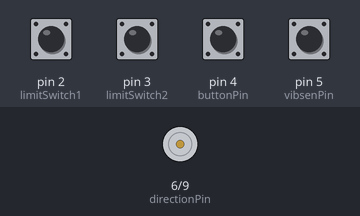
A sketch run on a simulated Arduino Uno, built with avr-gcc and run on an emulated ATmega328P. On the bench: direction and speed pins drawn as motors (green arrow = direction pin HIGH = forward, orange = LOW = backward, longer = more drive). Inputs (shaded band) come from the test bench; at power-on: pin 3 (limitSwitch2), pin 4 (buttonPin), pin 5 (vibsenPin) HIGH, pin 2 (limitSwitch1) LOW.

Above: at 1.2 s.
1.3 s: pin 4 (buttonPin) pulled LOW for 0.15 s
At 2.6 s:
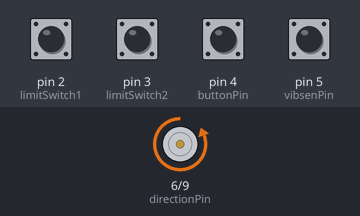
4.4 s: pin 2 (limitSwitch1) pulled HIGH for 0.15 s
At 4.9 s:
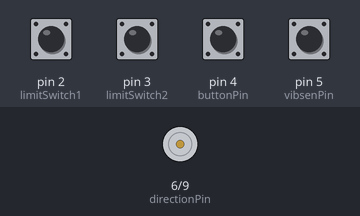
6.0 s: pin 4 (buttonPin) pulled LOW for 1 s
At 6.6 s:
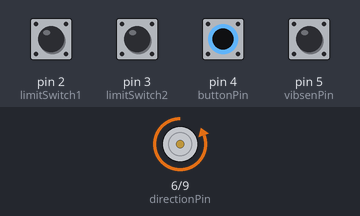
Timing chart, 0 to 12.5 s (numbered marks = the images above; inputs shaded):
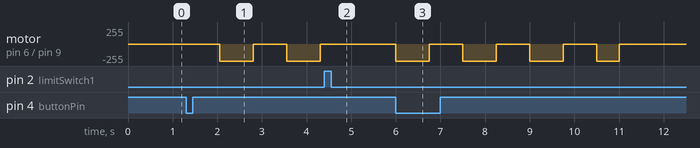

Measured:
- after the input at 1.3 s, motor on pin 6 (directionPin) / pin 9 (pwmPin): alternates backward 255/255 for 0.75 s and stopped for 0.75 s, starting after 0.75 s
- after the input at 4.4 s, motor on pin 6 (directionPin) / pin 9 (pwmPin): stays stopped (without the input it goes to backward 255/255 after 0.65 s)
- after the input at 6.0 s, motor on pin 6 (directionPin) / pin 9 (pwmPin): goes 3 × (backward 255/255 0.75 s, stopped 0.75 s), backward 255/255 0.50 s, then stopped, starting at once

The sketch:

MotorControl.ino
```cpp
// Pin Definitions
const int limitSwitch1 = 2;  // Interrupt pin for limit switch 1
const int limitSwitch2 = 3;  // Interrupt pin for limit switch 2
const int buttonPin = 4;     // Push button pin
const int vibsenPin = 5;     // Vibration sensor pin
const int directionPin = 6;  // Motor direction control pin
const int pwmPin = 9;        // Motor PWM control pin

// Variables
volatile bool limitSwitchTriggered = false;  // Flag for limit switch interrupt
bool limitSwitchTriggeredPrev = false;
bool motorRunning = false;       // Motor running state
bool motorDirection = true;      // true = forward, false = reverse
bool buttonPressed = false;      // Debounced button state
bool buttonPressedPrev = false;  // Debounced button state previous
bool vibsenTriggered = false;    // VibrationSensor state
bool endPos = false;
bool f_Stall = false;
bool f_TriggerStuck = false;
unsigned long lastDebounceTime = 0;  // Button debounce timer
unsigned long lastDebounceTimeFall = 0;  // Limit Switch Failing interupt debounce timer
unsigned long lastDebounceTimeRise = 0;  // Limit Switch Rising interupt debounce timer
unsigned long lastMotorTime = 0;         // Motor delay timer
const unsigned long debounceDelay = 50;  // Debounce delay in ms
const unsigned long motorDelay = 750;    // motor delay in ms
const unsigned long userTime = 1500;     // Time to detect user pushing instead of mechanical skipping
unsigned long lastLimitSwitch1TriggeredTime = 0;
unsigned long lastLimitSwitch2TriggeredTime = 0;
unsigned long lastLimitSwitch1LeftTime = 0;
unsigned long lastLimitSwitch2LeftTime = 0;
unsigned long motorRunningTime = 0;
int motorSpeed = 255;
void setup() {
  // Configure pins
  pinMode(limitSwitch1, INPUT);
  pinMode(limitSwitch2, INPUT);
  pinMode(buttonPin, INPUT);
  pinMode(vibsenPin, INPUT);
  pinMode(directionPin, OUTPUT);
  pinMode(pwmPin, OUTPUT);

  // Stop motor initially
  stopMotor();

  // Attach interrupts
  attachInterrupt(digitalPinToInterrupt(limitSwitch1), limitSwitch1Handler, CHANGE);
  attachInterrupt(digitalPinToInterrupt(limitSwitch2), limitSwitch2Handler, CHANGE);


  // Check for homing/ending position at the starting cycle only
  if (digitalRead(limitSwitch2) == LOW) {
    endPos = true;  // Detected that the tray is homed, edge case can happen
    runMotorReverse();
    motorRunning = true;
    motorDirection = !motorDirection;
    lastMotorTime = millis();
    while (lastMotorTime <= motorDelay) {
      lastMotorTime = millis();
    }
    // Direction of travel is not correct if any limit switch is still being LOW even after the motor is running
    if (digitalRead(limitSwitch2) == LOW) {
      stopMotor();  // Stop motor
      motorRunning = true;
      motorDirection = !motorDirection;  // Reverse direction for next run
      if (motorDirection) {
        runMotorForward();
      } else {
        runMotorReverse();
      }
    }
  }
  // The tray is in the middle of nowhere, start homing sequence
  else if ((digitalRead(limitSwitch1) == HIGH) && (digitalRead(limitSwitch2) == HIGH)) {
    runMotorReverse();
    motorRunning = true;
    motorDirection = !motorDirection;
  }
}

void loop() {

  // Handle button press
  if (((digitalRead(buttonPin) == LOW) && !f_TriggerStuck) && (millis() - lastDebounceTime) > debounceDelay) {
    lastDebounceTime = millis();
    buttonPressed = true;
    buttonPressedPrev = true;
  }
  if (digitalRead(buttonPin) == HIGH) {
    f_TriggerStuck = false;
    if(buttonPressed == true){
    buttonPressed = false;
    }
  }

  if (((digitalRead(vibsenPin) == LOW) && !f_TriggerStuck) && (millis() - lastDebounceTime) > debounceDelay) {
    lastDebounceTime = millis();
    vibsenTriggered = true;
    buttonPressedPrev = true;
  }
  if (digitalRead(vibsenPin) == LOW && motorRunning) {
    vibsenTriggered = false;
    f_TriggerStuck = false;
  }

  if ((buttonPressed || vibsenTriggered) && !f_TriggerStuck && !motorRunning) {
    buttonPressed = false;    // Reset button state
    vibsenTriggered = false;  // Reset vib sensor state
    // Start motor based on direction
    motorRunning = true;
    if (motorDirection) {
      runMotorForward();
    } else {
      runMotorReverse();
    }
    lastMotorTime = millis();
  }
  if (motorRunning) {
    if (millis() - lastMotorTime > motorDelay) {
      lastMotorTime = millis();
      // Direction of travel is not correct if any limit switch is still being LOW even after the motor is running
      if ((digitalRead(limitSwitch1) == LOW) || (digitalRead(limitSwitch2) == LOW)) {
        stopMotor();  // Stop motor
        motorRunning = true;
        motorDirection = !motorDirection;  // Reverse direction for next run
        if (motorDirection) {
          runMotorForward();
        } else {
          runMotorReverse();
        }
      }
    }
  }

  // Stop motor if limit switch is triggered
  if (limitSwitchTriggered) {
    // this logic included the debouncing, since the flag motorRunning would be FALSE after the first pulse
    if (motorRunning) {
      stopMotor();
      limitSwitchTriggered = false;      // Reset interrupt flag
      motorDirection = !motorDirection;  // Reverse direction for next run
      limitSwitchTriggeredPrev = true;
    }
  }

  if (motorRunning) {
    if (millis() - motorRunningTime > 5000) {
      stopMotor();
      motorRunningTime = millis();
      motorDirection = !motorDirection;  // Reverse direction for next run
      f_Stall = true;
    }
  }
  else {
    motorRunningTime = millis();
    f_Stall = false;
  }
}

// Interrupt handler for limit switch 1
void limitSwitch1Handler() {
  // Handle LOW edge: Limit Switch triggered
  if (digitalRead(limitSwitch1) == LOW && ((millis() - lastDebounceTimeFall) > debounceDelay)) {
    lastDebounceTimeFall = millis();
    limitSwitchTriggered = true;  // Set interrupt flag
    lastLimitSwitch1TriggeredTime = millis();
    if(digitalRead(buttonPin) == LOW || digitalRead(vibsenPin) == LOW) {
      f_TriggerStuck = true;
    }
  }
  // Handle HIGH edge: Tray left the Limit Switch
  else if (digitalRead(limitSwitch1) == HIGH && ((millis() - lastDebounceTimeRise) > debounceDelay)) {
    lastDebounceTimeRise = millis();
    lastLimitSwitch1LeftTime = millis();
    if ( ((lastLimitSwitch1LeftTime - lastLimitSwitch1TriggeredTime) > userTime) && !motorRunning ) {
      motorRunning = true;
      runMotorForward();
    }
  }
}

// Interrupt handler for limit switch 2
void limitSwitch2Handler() {
  // Handle LOW edge: Limit Switch triggered
  if (digitalRead(limitSwitch2) == LOW && (millis() - lastDebounceTimeFall) > debounceDelay) {
    lastDebounceTimeFall = millis();
    limitSwitchTriggered = true;  // Set interrupt flag
    lastLimitSwitch2TriggeredTime = millis();
    if(digitalRead(buttonPin) == LOW || digitalRead(vibsenPin) == LOW) {
      f_TriggerStuck = true;
    }
  }
  // Handle HIGH edge: Tray left the Limit Switch
  else if (digitalRead(limitSwitch2) == HIGH && (millis() - lastDebounceTimeRise) > debounceDelay) {
    lastDebounceTimeRise = millis();
    lastLimitSwitch2LeftTime = millis();
    if ((lastLimitSwitch2LeftTime - lastLimitSwitch2TriggeredTime) > userTime && (!motorRunning)) {
      motorRunning = true;
      runMotorReverse();
    }
  }
}

// Function to stop the motor
void stopMotor() {
  digitalWrite(directionPin, LOW);  // Set direction
  analogWrite(pwmPin, 0);           // Set PWM to 0
  motorRunning = false;             // Motor is not running
}

// Function to run motor forward
void runMotorForward() {
  digitalWrite(directionPin, HIGH);       // Set direction
  analogWrite(pwmPin, 255 - motorSpeed);  // Set PWM to 50% (adjust as needed)
}

// Function to run motor reverse
void runMotorReverse() {
  digitalWrite(directionPin, LOW);  // Set direction
  analogWrite(pwmPin, motorSpeed);  // Set PWM to 50% (adjust as needed)
}
```
